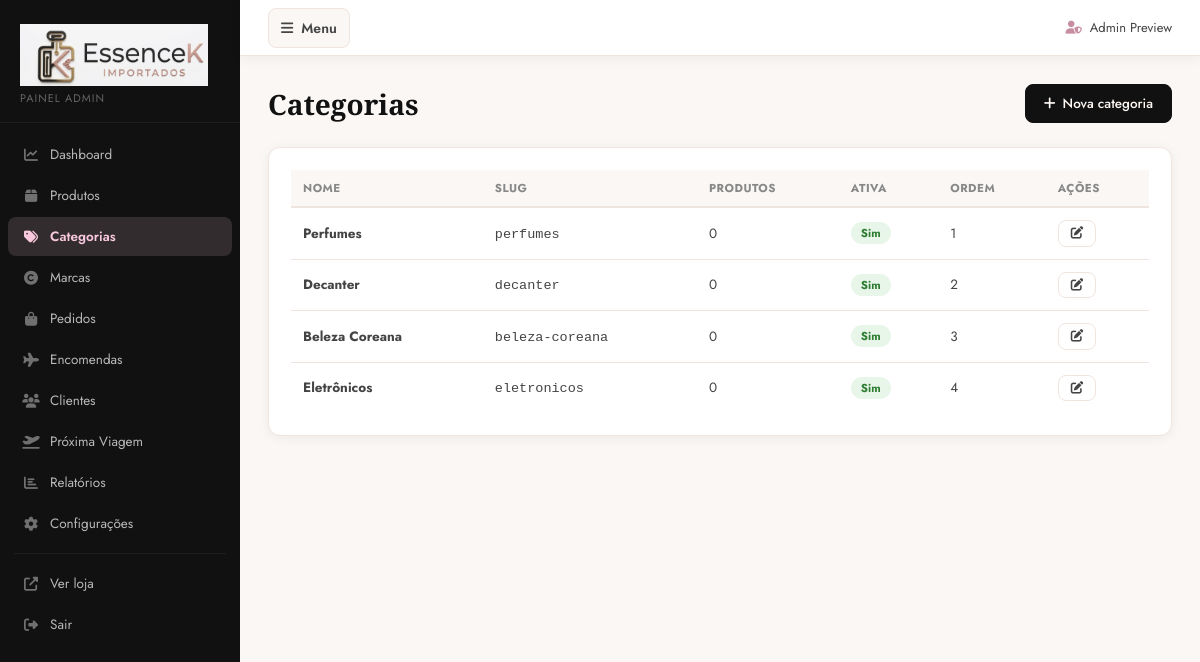
/painel/categorias/ (signed in), run on the app's committed database.
### accounts/models.py (models this page shows, shortened)
class User(AbstractUser):
    email = models.EmailField('E-mail', unique=True)
    full_name = models.CharField('Nome completo', max_length=200)
    cpf = models.CharField('CPF', max_length=11, unique=True, null=True, blank=True)
    cpf_encrypted = EncryptedCharField('CPF criptografado', max_length=200, blank=True, default='')
    whatsapp = models.CharField('Telefone', max_length=11, unique=True, null=True, blank=True)
    whatsapp_encrypted = EncryptedCharField('Telefone criptografado', max_length=200, blank=True, default='')
    cep = models.CharField('CEP', max_length=9, blank=True)
    address = models.CharField('Endereço', max_length=255, blank=True)
    address_number = models.CharField('Número', max_length=20, blank=True)
    address_complement = models.CharField('Complemento', max_length=100, blank=True)
    neighborhood = models.CharField('Bairro', max_length=100, blank=True)
    city = models.CharField('Cidade', max_length=100, blank=True)
    state = models.CharField('Estado', max_length=2, blank=True)
    class Meta:
        verbose_name = 'Usuário'
        verbose_name_plural = 'Usuários'
        constraints = [
            models.UniqueConstraint(Lower('email'), name='accounts_user_email_ci_unique'),
        ]
    REQUIRED_FIELDS = ['email', 'full_name']

### products/models.py (models this page shows, shortened)
class Category(models.Model):
    name = models.CharField('Nome', max_length=100)
    slug = models.SlugField('Slug', unique=True)
    description = models.TextField('Descrição', blank=True)
    image = models.ImageField('Imagem', upload_to='categories/', blank=True, null=True)
    is_active = models.BooleanField('Ativa', default=True)
    order = models.PositiveIntegerField('Ordem', default=0)
    parent = models.ForeignKey('self', on_delete=models.CASCADE, null=True, blank=True, related_name='children', verbose_name='Categoria pai')
    class Meta:
        verbose_name = 'Categoria'
        verbose_name_plural = 'Categorias'
        ordering = ['order', 'name']

### dashboard/views.py (the view)
# urls.py: path('categorias/', views.category_list, name='categories'),
@staff_member_required(login_url='/conta/entrar/')
def category_list(request):
    categories = Category.objects.all().order_by('order', 'name')
    return render(request, 'dashboard/categories.html', {'categories': categories})

### cart/context_processors.py (called while the page is built)
def cart_count(request):
    try:
        cart = get_cart(request)
        count = cart.total_items if cart else 0
    except (AttributeError, ValueError, KeyError):
        count = 0
    return {'cart_count': count}

### cart/models.py (called while the page is built)
    @property
    def total_items(self):
        return sum(item.quantity for item in self.items.all())

### core/context_processors.py (called while the page is built)
def store_settings(request):
    try:
        settings = StoreSettings.get_settings()
    except Exception:
        settings = None
    return {'store_settings': settings}

def exchange_rate(request):
    try:
        rate = get_active_exchange_rate()
    except Exception:
        rate = None
    return {
        'current_exchange_rate': rate,
        'current_exchange_rate_updated_label': rate_updated_label(rate),
    }

### core/encryption.py (called while the page is built)
    def from_db_value(self, value, expression, connection):
        if not value:
            return ''
        try:
            return decrypt_value(value)
        except Exception:
            return value

### core/models.py (called while the page is built)
    @classmethod
    def get_settings(cls):
        obj, _ = cls.objects.get_or_create(pk=1)
        return obj

### core/services.py (called while the page is built)
def get_active_exchange_rate():
    return ExchangeRate.objects.filter(
        currency_from='USD',
        currency_to='BRL',
        is_active=True,
    ).order_by('-updated_at').first()

def rate_updated_label(rate_obj):
    if not rate_obj:
        return ''
    local_time = timezone.localtime(rate_obj.updated_at)
    return local_time.strftime('%d/%m/%Y às %H:%M')

### templates/dashboard/categories.html (shortened to what this page needs)
{% extends 'dashboard/base_dashboard.html' %}
{% block content %}
<div class="dash-page-header">
  <h1>Categorias</h1>
  <a href="{% url 'dashboard:category_add' %}" class="btn-dash btn-dash-primary"><i class="fas fa-plus"></i> Nova categoria</a>
</div>
<div class="dash-card">
  <table class="dash-table">
    <thead><tr><th>Nome</th><th>Slug</th><th>Produtos</th><th>Ativa</th><th>Ordem</th><th>Ações</th></tr></thead>
    <tbody>
      {% for cat in categories %}
      <tr>
        <td><strong>{{ cat.name }}</strong></td>
        <td><code>{{ cat.slug }}</code></td>
        <td>{{ cat.products.count }}</td>
        <td>{% if cat.is_active %}<span class="badge-active">Sim</span>{% else %}<span class="badge-inactive">Não</span>{% endif %}</td>
        <td>{{ cat.order }}</td>
        <td>
          <a href="{% url 'dashboard:category_edit' cat.pk %}" class="btn-dash btn-dash-sm"><i class="fas fa-edit"></i></a>
        </td>
      </tr>
      {% empty %}
      <tr><td colspan="6" class="dash-empty">Nenhuma categoria.</td></tr>
      {% endfor %}
    </tbody>
  </table>
</div>
{% endblock %}

### templates/dashboard/base_dashboard.html (shortened to what this page needs)
<!DOCTYPE html>
<html lang="pt-BR">
<head>
  <link rel="stylesheet" href="https://cdnjs.cloudflare.com/ajax/libs/font-awesome/6.5.0/css/all.min.css">
  {% load static %}
  <link rel="stylesheet" href="{% static 'css/dashboard.css' %}">
</head>
<body class="dashboard-body">
<div class="dashboard-layout">
  <aside class="dash-sidebar" id="dashSidebar">
    <div class="dash-brand">
      <img src="{% static 'img/brand/essence-k-logo-official-horizontal.png' %}" alt="Essence K Importados" class="dash-brand-logo">
      <span class="dash-sub">Painel Admin</span>
    </div>
    <nav class="dash-nav">
      <a href="{% url 'dashboard:home' %}" class="dash-nav-item {% if request.resolver_match.url_name == 'home' %}active{% endif %}">
        <i class="fas fa-chart-line"></i> Dashboard
      </a>
      <a href="{% url 'dashboard:products' %}" class="dash-nav-item {% if 'product' in request.resolver_match.url_name %}active{% endif %}">
        <i class="fas fa-box"></i> Produtos
      </a>
      <a href="{% url 'dashboard:categories' %}" class="dash-nav-item {% if 'categor' in request.resolver_match.url_name %}active{% endif %}">
        <i class="fas fa-tags"></i> Categorias
      </a>
      <a href="{% url 'dashboard:brands' %}" class="dash-nav-item {% if 'brand' in request.resolver_match.url_name %}active{% endif %}">
        <i class="fas fa-copyright"></i> Marcas
      </a>
      <a href="{% url 'dashboard:orders' %}" class="dash-nav-item {% if 'order' in request.resolver_match.url_name %}active{% endif %}">
        <i class="fas fa-shopping-bag"></i> Pedidos
      </a>
      <a href="{% url 'dashboard:pre_orders' %}" class="dash-nav-item {% if 'pre_order' in request.resolver_match.url_name %}active{% endif %}">
        <i class="fas fa-plane"></i> Encomendas
      </a>
      <a href="{% url 'dashboard:customers' %}" class="dash-nav-item {% if 'customer' in request.resolver_match.url_name %}active{% endif %}">
        <i class="fas fa-users"></i> Clientes
      </a>
      <a href="{% url 'dashboard:next_trip' %}" class="dash-nav-item {% if 'next_trip' in request.resolver_match.url_name %}active{% endif %}">
        <i class="fas fa-plane-departure"></i> Próxima Viagem
      </a>
      <a href="{% url 'dashboard:reports' %}" class="dash-nav-item {% if 'report' in request.resolver_match.url_name %}active{% endif %}">
        <i class="fas fa-chart-bar"></i> Relatórios
      </a>
      <a href="{% url 'dashboard:settings' %}" class="dash-nav-item {% if 'setting' in request.resolver_match.url_name %}active{% endif %}">
        <i class="fas fa-cog"></i> Configurações
      </a>
      <div class="dash-divider"></div>
      <a href="{% url 'home' %}" class="dash-nav-item" target="_blank" rel="noopener">
        <i class="fas fa-external-link-alt"></i> Ver loja
      </a>
      <a href="{% url 'logout' %}" class="dash-nav-item">
        <i class="fas fa-sign-out-alt"></i> Sair
      </a>
    </nav>
  </aside>
  <div class="dash-main">
    <header class="dash-header">
      <button class="sidebar-toggle" id="sidebarToggle" aria-controls="dashSidebar" aria-expanded="false">
        <i class="fas fa-bars"></i>
        <span>Menu</span>
      </button>
      <div class="dash-header-right">
        <span class="dash-user"><i class="fas fa-user-shield"></i> {{ request.user.full_name|default:request.user.username }}</span>
      </div>
    </header>
    <div class="dash-content">
      {% block content %}{% endblock %}
    </div>
  </div>
</div>
{% load static %}
</body>
</html>

### static/css/dashboard.css (style rules this page uses)
:root { --d-bg: #faf7f5; --d-sidebar: #111111; --d-sidebar-hover: rgba(255,255,255,0.06); --d-sidebar-active: rgba(248,200,220,0.15); --d-card: #FFFFFF; --d-border: #f0e4df; --d-text: #111111; --d-text-mid: #444444; --d-text-light: #888888; --d-primary: #111111; --d-accent: #c78da0; --d-pink: #f8c8dc; --d-red: #e8a0b8; --d-green: #2E7D32; --d-radius: 12px; --d-shadow: 0 2px 12px rgba(17,17,17,0.06); }
*, *::before, *::after { box-sizing: border-box; margin: 0; padding: 0; }
body.dashboard-body { font-family: 'Jost', sans-serif; background: var(--d-bg); color: var(--d-text); font-size: 14px; }
.dashboard-layout { display: flex; min-height: 100vh; }
.dash-sidebar { width: 240px; flex-shrink: 0; background: var(--d-sidebar); display: flex; flex-direction: column; position: sticky; top: 0; height: 100vh; overflow-y: auto; transition: width 0.25s; }
.dash-brand { padding: 24px 20px 16px; border-bottom: 1px solid rgba(255,255,255,0.06); }
.dash-brand-logo { width: 188px; max-width: 100%; height: auto; display: block; margin-bottom: 4px; }
.dash-sub { font-size: 11px; color: rgba(255,255,255,0.35); letter-spacing: 1px; text-transform: uppercase; display: block; margin-top: 3px; }
.dash-nav { padding: 12px 8px; flex: 1; }
.dash-nav-item { display: flex; align-items: center; gap: 10px; padding: 10px 14px; border-radius: 8px; color: rgba(255,255,255,0.7); font-size: 13.5px; text-decoration: none; transition: all 0.2s; margin-bottom: 2px; }
.dash-nav-item i { width: 18px; text-align: center; font-size: 14px; color: rgba(255,255,255,0.4); }
.dash-nav-item.active { background: var(--d-sidebar-active); color: #f8c8dc; font-weight: 600; }
.dash-nav-item.active i { color: #f8c8dc; }
.dash-divider { border: none; border-top: 1px solid rgba(255,255,255,0.06); margin: 10px 6px; }
.dash-main { flex: 1; display: flex; flex-direction: column; min-width: 0; }
.dash-header { background: var(--d-card); border-bottom: 1px solid var(--d-border); padding: 0 28px; height: 56px; display: flex; align-items: center; justify-content: space-between; position: sticky; top: 0; z-index: 100; box-shadow: var(--d-shadow); }
.sidebar-toggle { display: inline-flex; align-items: center; justify-content: center; gap: 8px; min-height: 40px; padding: 8px 12px; border-radius: 8px; background: var(--d-bg); border: 1px solid var(--d-border); cursor: pointer; font-size: 14px; font-family: 'Jost', sans-serif; font-weight: 600; color: var(--d-text-mid); }
.dash-user { font-size: 13px; color: var(--d-text-mid); display: flex; align-items: center; gap: 8px; }
.dash-user i { color: var(--d-accent); }
.dash-content { padding: 28px; flex: 1; }
.dash-page-header { display: flex; align-items: center; justify-content: space-between; margin-bottom: 24px; flex-wrap: wrap; gap: 12px; }
.dash-page-header h1 { font-family: 'Cormorant Garamond', Georgia, serif; font-size: 28px; font-weight: 700; color: var(--d-primary); }
.btn-dash { display: inline-flex; align-items: center; gap: 7px; padding: 9px 18px; border-radius: 8px; font-family: 'Jost', sans-serif; font-size: 13.5px; font-weight: 500; cursor: pointer; border: 1px solid var(--d-border); background: var(--d-card); color: var(--d-text-mid); text-decoration: none; transition: all 0.18s; white-space: nowrap; }
.btn-dash-primary { background: var(--d-primary); color: #FFF9F5; border-color: var(--d-primary); }
.btn-dash-sm { padding: 6px 12px; font-size: 12.5px; }
.dash-card { background: var(--d-card); border: 1px solid var(--d-border); border-radius: var(--d-radius); padding: 22px; box-shadow: var(--d-shadow); margin-bottom: 20px; overflow-x: auto; -webkit-overflow-scrolling: touch; }
.dash-table { width: 100%; border-collapse: collapse; font-size: 13.5px; }
.dash-table th { text-align: left; padding: 10px 12px; background: var(--d-bg); border-bottom: 2px solid var(--d-border); font-size: 11.5px; text-transform: uppercase; letter-spacing: 0.5px; color: var(--d-text-light); font-weight: 700; white-space: nowrap; }
.dash-table td { padding: 12px; border-bottom: 1px solid var(--d-border); vertical-align: middle; color: var(--d-text-mid); }
.dash-table tr:last-child td { border-bottom: none; }
.badge-active { display: inline-block; background: #e8f5e9; color: #2e7d32; padding: 3px 10px; border-radius: 20px; font-size: 11.5px; font-weight: 700; }

### data on the page
User: user.full_name "Admin Preview"
Category: name "Perfumes", slug "perfumes", products.count "0", is_active "Sim", order "1"
Category: name "Decanter", slug "decanter", products.count "0", is_active "Sim", order "2"
Category: name "Beleza Coreana", slug "beleza-coreana", products.count "0", is_active "Sim", order "3"
Category: name "Eletrônicos", slug "eletronicos", products.count "0", is_active "Sim", order "4"
